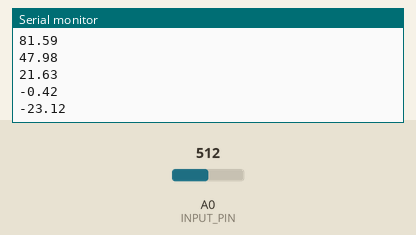
Bench run of a sketch on a simulated Arduino Uno, built with avr-gcc and run on an emulated ATmega328P. On the bench: the last lines printed to the serial monitor. The test bench sets the inputs (shaded band); at power-on: A0 (INPUT_PIN) = 512.

Above: at 1.2 s.
1.3 s: A0 (INPUT_PIN) set to 1023
At 2.05 s:
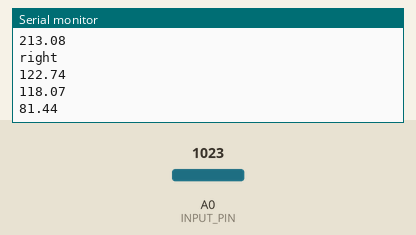
3.1 s: A0 (INPUT_PIN) set to 900
At 3.23 s:
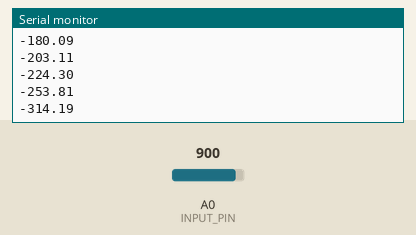
Timing chart, 0 to 6.1 s (numbered marks = the images above; inputs shaded):
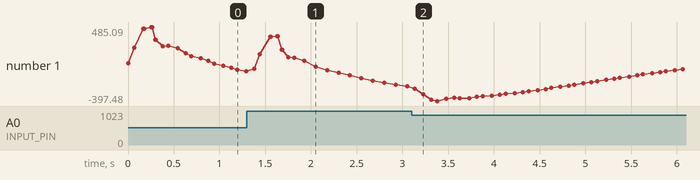

The sketch:

exgpill.ino
```cpp
// EOG Filter - BioAmp EXG Pill
// https://github.com/upsidedownlabs/BioAmp-EXG-Pill

// Upside Down Labs invests time and resources providing this open source code,
// please support Upside Down Labs and open-source hardware by purchasing
// products from Upside Down Labs!

// Copyright (c) 2021 Upside Down Labs - contact@upsidedownlabs.tech

// Permission is hereby granted, free of charge, to any person obtaining a copy
// of this software and associated documentation files (the "Software"), to deal
// in the Software without restriction, including without limitation the rights
// to use, copy, modify, merge, publish, distribute, sublicense, and/or sell
// copies of the Software, and to permit persons to whom the Software is
// furnished to do so, subject to the following conditions:

// The above copyright notice and this permission notice shall be included in all
// copies or substantial portions of the Software.

// THE SOFTWARE IS PROVIDED "AS IS", WITHOUT WARRANTY OF ANY KIND, EXPRESS OR
// IMPLIED, INCLUDING BUT NOT LIMITED TO THE WARRANTIES OF MERCHANTABILITY,
// FITNESS FOR A PARTICULAR PURPOSE AND NONINFRINGEMENT. IN NO EVENT SHALL THE
// AUTHORS OR COPYRIGHT HOLDERS BE LIABLE FOR ANY CLAIM, DAMAGES OR OTHER
// LIABILITY, WHETHER IN AN ACTION OF CONTRACT, TORT OR OTHERWISE, ARISING FROM,
// OUT OF OR IN CONNECTION WITH THE SOFTWARE OR THE USE OR OTHER DEALINGS IN THE
// SOFTWARE.

#define SAMPLE_RATE 75
#define BAUD_RATE 9600
#define INPUT_PIN A0


void setup() {
	// Serial connection begin
	Serial.begin(BAUD_RATE);
}

void loop() {
	// Calculate elapsed time
	static unsigned long past = 0;
	unsigned long present = micros();
	unsigned long interval = present - past;
	past = present;

	// Run timer
	static long timer = 0;
	timer -= interval;

	// Sample
	if(timer < 0){
		timer += 1000000 / SAMPLE_RATE;
		float sensor_value = analogRead(INPUT_PIN);
		float signal = EOGFilter(sensor_value);
		Serial.println(signal);

    if(signal>=(300))
    {
      Serial.println(signal);
      Serial.println("left");
    }
    else if(signal>=(180) && signal<=(220))
    {
      Serial.println(signal);
      Serial.println("right");
    }
	}
}

// Band-Pass Butterworth IIR digital filter, generated using filter_gen.py.
// Sampling rate: 75.0 Hz, frequency: [0.5, 19.5] Hz.
// Filter is order 4, implemented as second-order sections (biquads).
// Reference:
// https://docs.scipy.org/doc/scipy/reference/generated/scipy.signal.butter.html
// https://courses.ideate.cmu.edu/16-223/f2020/Arduino/FilterDemos/filter_gen.py
float EOGFilter(float input)
{
  float output = input;
  {
    static float z1, z2; // filter section state
    float x = output - 0.02977423*z1 - 0.04296318*z2;
    output = 0.09797471*x + 0.19594942*z1 + 0.09797471*z2;
    z2 = z1;
    z1 = x;
  }
  {
    static float z1, z2; // filter section state
    float x = output - 0.08383952*z1 - 0.46067709*z2;
    output = 1.00000000*x + 2.00000000*z1 + 1.00000000*z2;
    z2 = z1;
    z1 = x;
  }
  {
    static float z1, z2; // filter section state
    float x = output - -1.92167271*z1 - 0.92347975*z2;
    output = 1.00000000*x + -2.00000000*z1 + 1.00000000*z2;
    z2 = z1;
    z1 = x;
  }
  {
    static float z1, z2; // filter section state
    float x = output - -1.96758891*z1 - 0.96933514*z2;
    output = 1.00000000*x + -2.00000000*z1 + 1.00000000*z2;
    z2 = z1;
    z1 = x;
  }
  return output;
}
```

Measured:
- after the input at 1.3 s, the serial monitor: prints a new line after 0.08 s (image 1)
- plotted number 1: -44.78 → -224.3 after the input at 1.3 s
